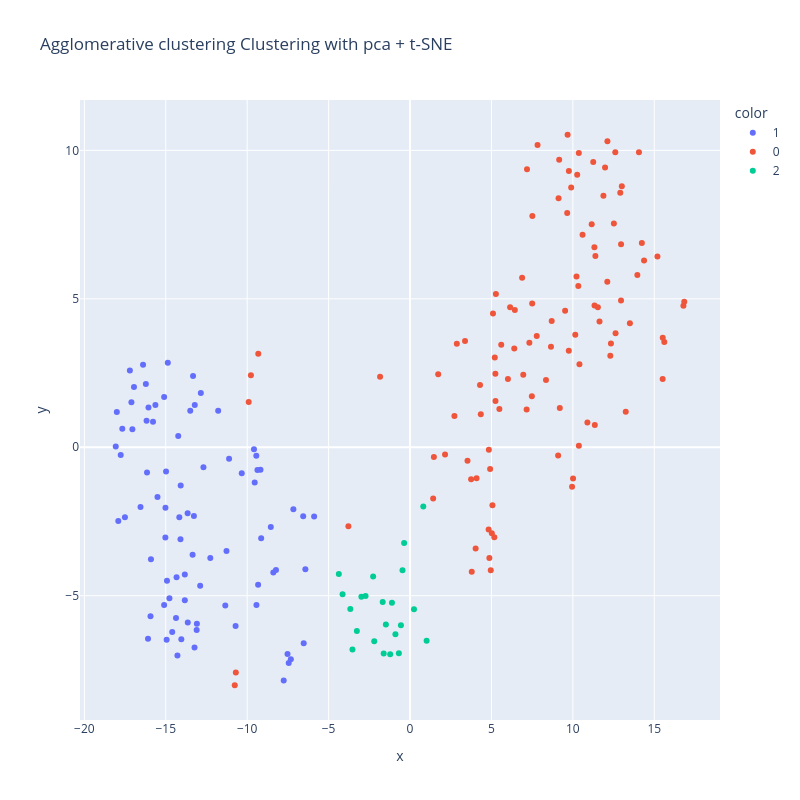

The code cell stored with this chart in its notebook:
### Code cell
import plotly.express as px
import pandas as pd
from sklearn.manifold import TSNE

# Assume you have: 
# - spectrograms_umap (UMAP-reduced features)
# - predicted_labels (cluster labels)
# - file_names (a list with one file name per point)

# Step 1: Reduce dimensions with t-SNE
X_2d = TSNE(n_components=2, random_state=42).fit_transform(spectrograms_reduced)
file_names = data_rwc.files
# Step 2: Create a DataFrame for Plotly
df = pd.DataFrame({
    'x': X_2d[:, 0],
    'y': X_2d[:, 1],
    'label': predicted_labels,
    'file': file_names
})

# Step 3: Plot interactive scatter
fig = px.scatter(
    df,
    x='x', y='y',
    color=df['label'].astype(str),  # Convert to string for discrete colors
    hover_data=['file'],
    title=f"{algorithm} Clustering with {reduction} + t-SNE"
)
fig.update_layout(
    autosize = False,
    width = 800,
    height = 800
)
fig.show()

### Figure 1 — Plotly figure (JSON) as saved in the notebook; plotly's stock layout.template omitted (floating-point values rounded to 4 significant figures)
{"data": [{"customdata": [["rwc_classical_CD1_01/track"], ["rwc_classical_CD1_02/track"], ["rwc_classical_CD1_03/track"], ["rwc_classical_CD1_04/track"], ["rwc_classical_CD1_05/track"], ["rwc_classical_CD1_06/track"], ["rwc_classical_CD2_01/track"], ["rwc_classical_CD2_02/track"], ["rwc_classical_CD2_03/track"], ["rwc_classical_CD2_04/track"], ["rwc_classical_CD2_05/track"], ["rwc_classical_CD3_01/track"], ["rwc_classical_CD3_02/track"], ["rwc_classical_CD3_03/track"], ["rwc_classical_CD3_04/track"], ["rwc_classical_CD3_05/track"], ["rwc_classical_CD3_06/track"], ["rwc_classical_CD3_07/track"], ["rwc_classical_CD4_01/track"], ["rwc_classical_CD4_02/track"], ["rwc_classical_CD4_03/track"], ["rwc_classical_CD4_04/track"], ["rwc_classical_CD4_05/track"], ["rwc_classical_CD4_06/track"], ["rwc_classical_CD4_07/track"], ["rwc_classical_CD4_08/track"], ["rwc_classical_CD4_09/track"], ["rwc_classical_CD4_10/track"], ["rwc_classical_CD4_11/track"], ["rwc_classical_CD4_12/track"], ["rwc_classical_CD4_13/track"], ["rwc_classical_CD4_14/track"], ["rwc_classical_CD4_15/track"], ["rwc_classical_CD4_16/track"], ["rwc_classical_CD5_01/track"], ["rwc_classical_CD5_02/track"], ["rwc_classical_CD5_03/track"], ["rwc_classical_CD5_04/track"], ["rwc_classical_CD5_05/track"], ["rwc_classical_CD5_06/track"], ["rwc_classical_CD5_07/track"], ["rwc_classical_CD5_08/track"], ["rwc_classical_CD5_09/track"], ["rwc_classical_CD5_10/track"], ["rwc_classical_CD5_11/track"], ["rwc_classical_CD5_12/track"], ["rwc_classical_CD6_01/track"], ["rwc_classical_CD6_02/track"], ["rwc_classical_CD6_03/track"], ["rwc_classical_CD6_04/track"], ["rwc_classical_CD6_05/track"], ["rwc_classical_CD6_06/track"], ["rwc_classical_CD6_07/track"], ["rwc_classical_CD6_08/track"], ["rwc_classical_CD6_10/track"], ["rwc_classical_CD6_13/track"], ["rwc_classical_CD6_15/track"], ["rwc_jazz_CD1_01/track"], ["rwc_jazz_CD1_02/track"], ["rwc_jazz_CD1_03/track"], ["rwc_jazz_CD1_04/track"], ["rwc_jazz_CD1_05/track"], ["rwc_jazz_CD1_06/track"], ["rwc_jazz_CD1_07/track"], ["rwc_jazz_CD1_08/track"], ["rwc_jazz_CD1_09/track"], ["rwc_jazz_CD1_10/track"], ["rwc_jazz_CD1_11/track"], ["rwc_jazz_CD1_12/track"], ["rwc_jazz_CD1_13/track"], ["rwc_jazz_CD1_14/track"], ["rwc_jazz_CD1_15/track"], ["rwc_jazz_CD2_05/track"], ["rwc_jazz_CD2_06/track"], ["rwc_jazz_CD2_07/track"], ["rwc_jazz_CD4_10/track"], ["rwc_popular_CD5_02/track"], ["rwc_popular_CD5_03/track"], ["rwc_popular_CD5_11/track"], ["rwc_popular_CD5_15/track"], ["rwc_popular_CD6_07/track"], ["rwc_popular_CD7_09/track"]], "hovertemplate": "color=1<br>x=%{x}<br>y=%{y}<br>file=%{customdata[0]}<extra></extra>", "legendgroup": "1", "marker": {"color": "#636efa", "symbol": "circle"}, "mode": "markers", "name": "1", "orientation": "v", "showlegend": true, "type": "scatter", "x": [-17.05, -16.95, -16.4, -18.01, -17.21, -17.67, -16.22, -17.11, -17.77, -18.07, -16.15, -14.87, -15.78, -12.85, -15.64, -15.1, -16.18, -11.78, -14.08, -16.55, -16.06, -13.66, -14.05, -14.6, -13.35, -14.37, -15.1, -9.439, -9.183, -9.582, -10.33, -9.371, -11.11, -9.539, -14.95, -14.28, -15.94, -13.83, -13.65, -16.09, -14.17, -15.91, -10.71, -13.23, -13.1, -13.09, -13.5, -13.32, -13.22, -14.23, -15.51, -17.92, -17.51, -14.98, -14.78, -15.02, -11.35, -12.27, -12.89, -11.27, -13.27, -15.03, -7.524, -6.529, -7.757, -7.45, -7.319, -8.394, -14.1, -8.232, -8.55, -14.34, -14.93, -6.428, -13.83, -9.431, -9.33, -5.889, -7.164, -6.56, -9.142, -12.69], "xaxis": "x", "y": [0.6103, 2.032, 2.781, 1.191, 2.586, 0.6214, 2.134, 1.517, -0.2641, 0.02274, -0.8526, 2.848, 0.8617, 1.827, 1.424, 1.692, 0.8894, 1.226, -1.291, -2.009, 1.341, -2.224, -6.464, -6.226, -3.619, -5.749, -5.314, -0.288, -0.7605, -0.06762, -0.8754, -0.7656, -0.3824, -1.189, -6.48, -7.017, -5.692, -5.153, -5.905, -6.446, -2.357, -3.774, -6.016, -6.743, -6.157, -5.943, 1.231, 2.398, 1.422, 0.3815, -1.678, -2.481, -2.359, -0.8201, -5.086, -2.034, -5.332, -3.727, -4.661, -3.496, -2.316, -3.042, -6.964, -6.602, -7.852, -7.262, -7.136, -4.214, -3.098, -4.133, -2.683, -4.381, -4.492, -4.111, -4.289, -5.315, -4.63, -2.331, -2.088, -2.327, -3.064, -0.6694], "yaxis": "y"}, {"customdata": [["rwc_classical_CD6_09/track"], ["rwc_classical_CD6_11/track"], ["rwc_classical_CD6_12/track"], ["rwc_classical_CD6_14/track"], ["rwc_jazz_CD4_01/track"], ["rwc_jazz_CD4_02/track"], ["rwc_jazz_CD4_04/track"], ["rwc_jazz_CD4_07/track"], ["rwc_jazz_CD4_08/track"], ["rwc_jazz_CD4_09/track"], ["rwc_jazz_CD4_11/track"], ["rwc_jazz_CD4_12/track"], ["rwc_jazz_CD4_14/track"], ["rwc_jazz_CD4_15/track"], ["rwc_popular_CD1_01/track"], ["rwc_popular_CD1_02/track"], ["rwc_popular_CD1_03/track"], ["rwc_popular_CD1_04/track"], ["rwc_popular_CD1_05/track"], ["rwc_popular_CD1_06/track"], ["rwc_popular_CD1_07/track"], ["rwc_popular_CD1_08/track"], ["rwc_popular_CD1_09/track"], ["rwc_popular_CD1_10/track"], ["rwc_popular_CD1_11/track"], ["rwc_popular_CD1_12/track"], ["rwc_popular_CD1_13/track"], ["rwc_popular_CD1_14/track"], ["rwc_popular_CD1_15/track"], ["rwc_popular_CD1_16/track"], ["rwc_popular_CD2_01/track"], ["rwc_popular_CD2_02/track"], ["rwc_popular_CD2_03/track"], ["rwc_popular_CD2_04/track"], ["rwc_popular_CD2_05/track"], ["rwc_popular_CD2_06/track"], ["rwc_popular_CD2_07/track"], ["rwc_popular_CD2_08/track"], ["rwc_popular_CD2_09/track"], ["rwc_popular_CD2_10/track"], ["rwc_popular_CD2_11/track"], ["rwc_popular_CD2_12/track"], ["rwc_popular_CD2_13/track"], ["rwc_popular_CD2_14/track"], ["rwc_popular_CD2_15/track"], ["rwc_popular_CD2_16/track"], ["rwc_popular_CD3_01/track"], ["rwc_popular_CD3_02/track"], ["rwc_popular_CD3_03/track"], ["rwc_popular_CD3_04/track"], ["rwc_popular_CD3_05/track"], ["rwc_popular_CD3_06/track"], ["rwc_popular_CD3_07/track"], ["rwc_popular_CD3_08/track"], ["rwc_popular_CD3_09/track"], ["rwc_popular_CD3_10/track"], ["rwc_popular_CD3_11/track"], ["rwc_popular_CD3_12/track"], ["rwc_popular_CD3_13/track"], ["rwc_popular_CD3_14/track"], ["rwc_popular_CD3_15/track"], ["rwc_popular_CD3_16/track"], ["rwc_popular_CD4_01/track"], ["rwc_popular_CD4_02/track"], ["rwc_popular_CD4_03/track"], ["rwc_popular_CD4_04/track"], ["rwc_popular_CD4_05/track"], ["rwc_popular_CD4_06/track"], ["rwc_popular_CD4_07/track"], ["rwc_popular_CD4_08/track"], ["rwc_popular_CD4_09/track"], ["rwc_popular_CD4_10/track"], ["rwc_popular_CD4_11/track"], ["rwc_popular_CD4_12/track"], ["rwc_popular_CD4_13/track"], ["rwc_popular_CD4_14/track"], ["rwc_popular_CD4_15/track"], ["rwc_popular_CD4_16/track"], ["rwc_popular_CD5_04/track"], ["rwc_popular_CD5_05/track"], ["rwc_popular_CD5_06/track"], ["rwc_popular_CD5_07/track"], ["rwc_popular_CD5_08/track"], ["rwc_popular_CD5_09/track"], ["rwc_popular_CD5_10/track"], ["rwc_popular_CD5_12/track"], ["rwc_popular_CD5_13/track"], ["rwc_popular_CD5_14/track"], ["rwc_popular_CD5_16/track"], ["rwc_popular_CD6_01/track"], ["rwc_popular_CD6_02/track"], ["rwc_popular_CD6_03/track"], ["rwc_popular_CD6_04/track"], ["rwc_popular_CD6_05/track"], ["rwc_popular_CD6_06/track"], ["rwc_popular_CD6_08/track"], ["rwc_popular_CD6_09/track"], ["rwc_popular_CD6_10/track"], ["rwc_popular_CD7_01/track"], ["rwc_popular_CD7_02/track"], ["rwc_popular_CD7_03/track"], ["rwc_popular_CD7_04/track"], ["rwc_popular_CD7_05/track"], ["rwc_popular_CD7_06/track"], ["rwc_popular_CD7_07/track"], ["rwc_popular_CD7_08/track"], ["rwc_popular_CD7_10/track"]], "hovertemplate": "color=0<br>x=%{x}<br>y=%{y}<br>file=%{customdata[0]}<extra></extra>", "legendgroup": "0", "marker": {"color": "#EF553B", "symbol": "circle"}, "mode": "markers", "name": "0", "orientation": "v", "showlegend": true, "type": "scatter", "x": [-9.772, -9.319, -10.76, -10.7, 4.03, 3.791, -3.786, 2.874, 3.378, -9.907, 5.249, 9.953, 6.437, 7.832, 11.88, 12.91, 4.958, 14.37, 12.62, 16.79, 4.3, 7.482, 7.502, -1.838, 15.2, 5.601, 7.782, 9.097, 13.25, 1.421, 10.6, 9.524, 11.25, 5.205, 12.12, 11.54, 11.35, 12.34, 12.52, 15.62, 14.24, 11.98, 9.16, 12.96, 16.84, 13.5, 10.15, 8.656, 10.4, 9.75, 6.146, 15.52, 4.872, 12.96, 5.274, 7.514, 12.11, 11.64, 7.328, 9.122, 6.955, 10.27, 9.653, 11.33, 4.842, 9.898, 11.38, 4.346, 5.243, 6.013, 14.06, 12.3, 13.96, 7.184, 9.757, 11.32, 6.401, 3.753, 1.73, 12.61, 4.918, 4.085, 1.466, 2.726, 5.177, 4.826, 2.151, 5.025, 3.53, 13.01, 5.095, 10.01, 10.22, 10.89, 5.487, 10.33, 10.37, 8.35, 10.37, 15.52, 7.16, 8.701, 6.883, 9.677, 11.16, 9.198, 5.062], "xaxis": "x", "y": [2.428, 3.153, -8.016, -7.585, -3.406, -4.194, -2.657, 3.487, 3.576, 1.523, 1.562, -1.326, 4.62, 10.18, 8.47, 8.571, -4.144, 6.288, 3.841, 4.769, 2.096, 1.722, 4.839, 2.374, 6.425, 3.453, 3.751, -0.2748, 1.2, -1.729, 7.16, 4.6, 9.609, 3.024, 10.31, 4.715, 0.7493, 3.493, 7.539, 3.55, 6.884, 9.422, 9.685, 6.841, 4.899, 4.178, 3.791, 3.389, 2.798, 3.252, 4.715, 2.301, -3.729, 4.941, 5.161, 7.787, 5.572, 4.233, 3.523, 8.392, 2.446, 9.18, 7.887, 4.776, -0.08259, 8.747, 6.44, 1.109, 2.475, 2.3, 9.939, 3.084, 5.806, 9.369, 9.307, 6.74, 3.325, -1.08, 2.459, 9.94, -0.73, -1.042, -0.3311, 1.054, -3.032, -2.773, -0.2453, -2.893, -0.4569, 8.791, 4.507, -1.055, 5.754, 0.834, 1.292, 5.434, 0.05491, 2.267, 9.91, 3.687, 1.268, 4.249, 5.714, 10.53, 7.51, 1.321, -1.952], "yaxis": "y"}, {"customdata": [["rwc_jazz_CD2_01/track"], ["rwc_jazz_CD2_02/track"], ["rwc_jazz_CD2_03/track"], ["rwc_jazz_CD2_04/track"], ["rwc_jazz_CD2_08/track"], ["rwc_jazz_CD2_09/track"], ["rwc_jazz_CD2_10/track"], ["rwc_jazz_CD3_01/track"], ["rwc_jazz_CD3_02/track"], ["rwc_jazz_CD3_03/track"], ["rwc_jazz_CD3_04/track"], ["rwc_jazz_CD3_05/track"], ["rwc_jazz_CD3_06/track"], ["rwc_jazz_CD3_07/track"], ["rwc_jazz_CD3_08/track"], ["rwc_jazz_CD3_09/track"], ["rwc_jazz_CD3_10/track"], ["rwc_jazz_CD4_03/track"], ["rwc_jazz_CD4_05/track"], ["rwc_jazz_CD4_06/track"], ["rwc_jazz_CD4_13/track"], ["rwc_popular_CD5_01/track"]], "hovertemplate": "color=2<br>x=%{x}<br>y=%{y}<br>file=%{customdata[0]}<extra></extra>", "legendgroup": "2", "marker": {"color": "#00cc96", "symbol": "circle"}, "mode": "markers", "name": "2", "orientation": "v", "showlegend": true, "type": "scatter", "x": [-3.264, -1.617, -3.666, -2.198, -1.484, -0.8966, -1.217, -4.143, -1.111, -2.73, -2.264, -1.678, -4.371, -0.4621, 0.2439, -3.535, -0.3621, -2.987, -0.6858, -0.5595, 1.019, 0.815], "xaxis": "x", "y": [-6.185, -6.949, -5.448, -6.534, -5.967, -6.298, -6.972, -4.95, -5.241, -5.014, -4.355, -5.209, -4.272, -4.145, -5.452, -6.812, -3.223, -5.034, -6.941, -5.998, -6.519, -1.992], "yaxis": "y"}], "layout": {"autosize": false, "height": 800, "legend": {"title": {"text": "color"}, "tracegroupgap": 0}, "title": {"text": "Agglomerative clustering Clustering with pca + t-SNE"}, "width": 800, "xaxis": {"anchor": "y", "domain": [0, 1], "title": {"text": "x"}}, "yaxis": {"anchor": "x", "domain": [0, 1], "title": {"text": "y"}}}}
